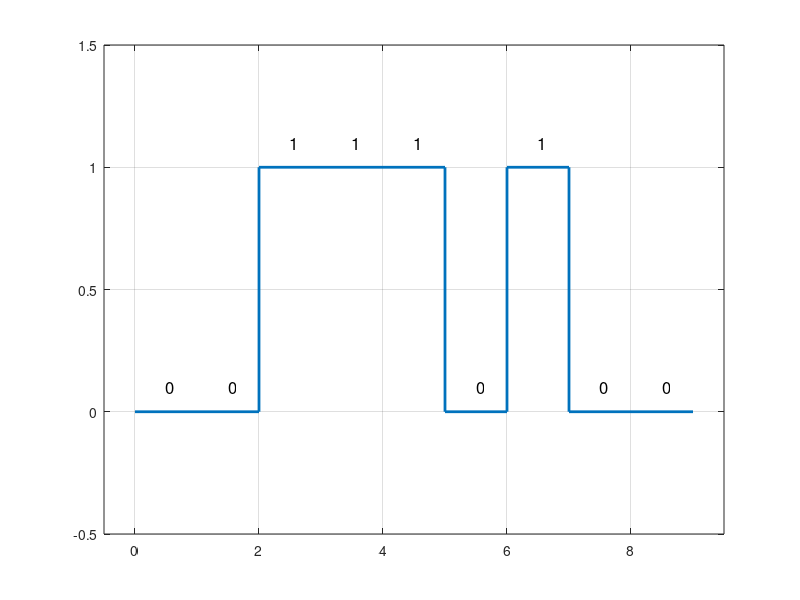

Source code (MATLAB):
function f1629_01
clc, clear all ;
plot([0 1 1 2 2 3 4 5 5 6 6 7 7 8 9],...
     [0 0 0 0 1 1 1 1 0 0 1 1 0 0 0], 'LineWidth', 2) ;
ylim([-.5 1.5]) ;
xlim([-.5 9.5]) ;
grid on;
text(0.5,0.1,'0','FontSize',12) ;
text(1.5,0.1,'0','FontSize',12) ;
text(2.5,1.1,'1','FontSize',12) ;
text(3.5,1.1,'1','FontSize',12) ;
text(4.5,1.1,'1','FontSize',12) ;
text(5.5,0.1,'0','FontSize',12) ;
text(6.5,1.1,'1','FontSize',12) ;
text(7.5,0.1,'0','FontSize',12) ;
text(8.5,0.1,'0','FontSize',12) ;
 